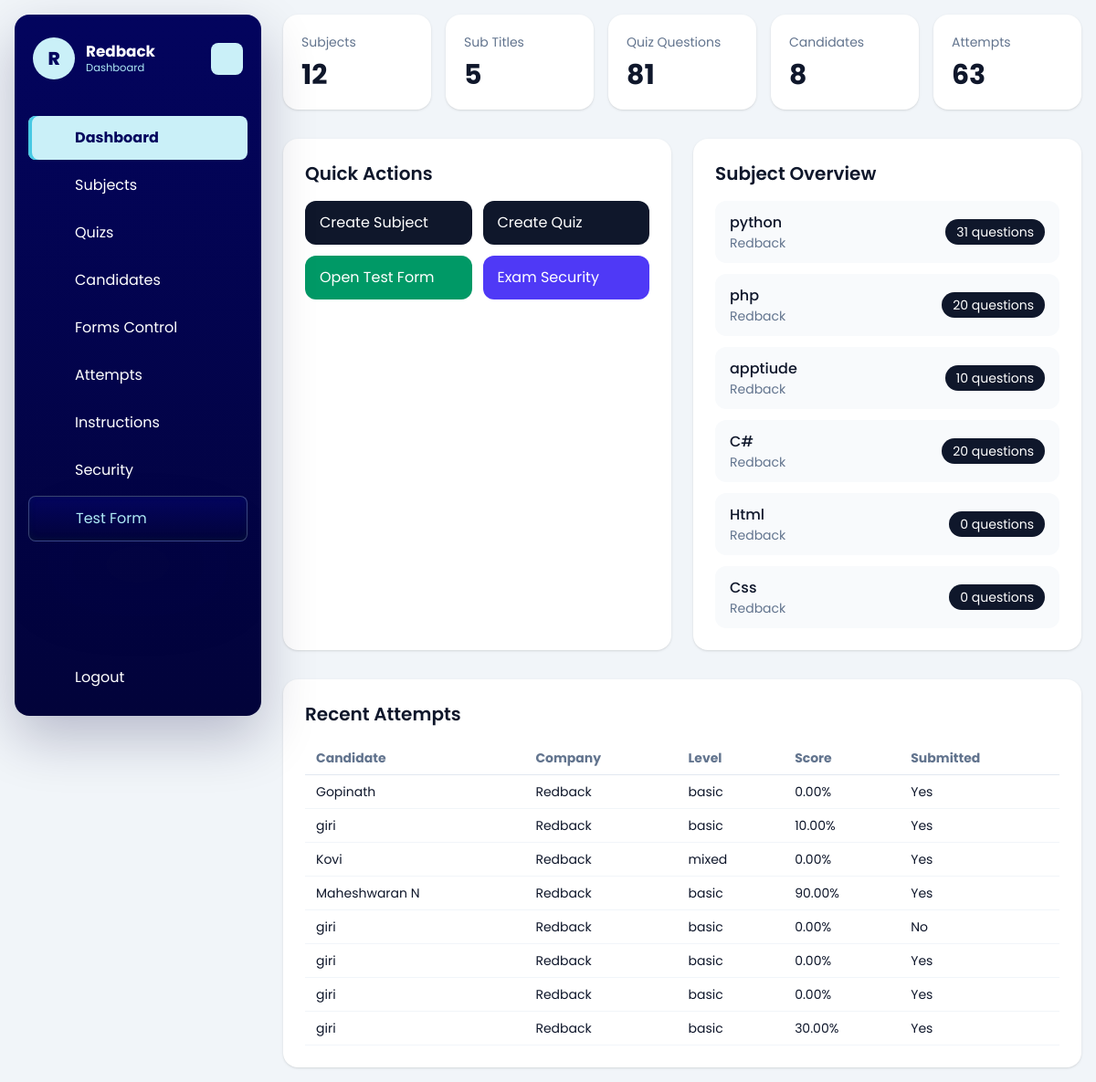
The app's page /dashboard/ (signed in), older data.
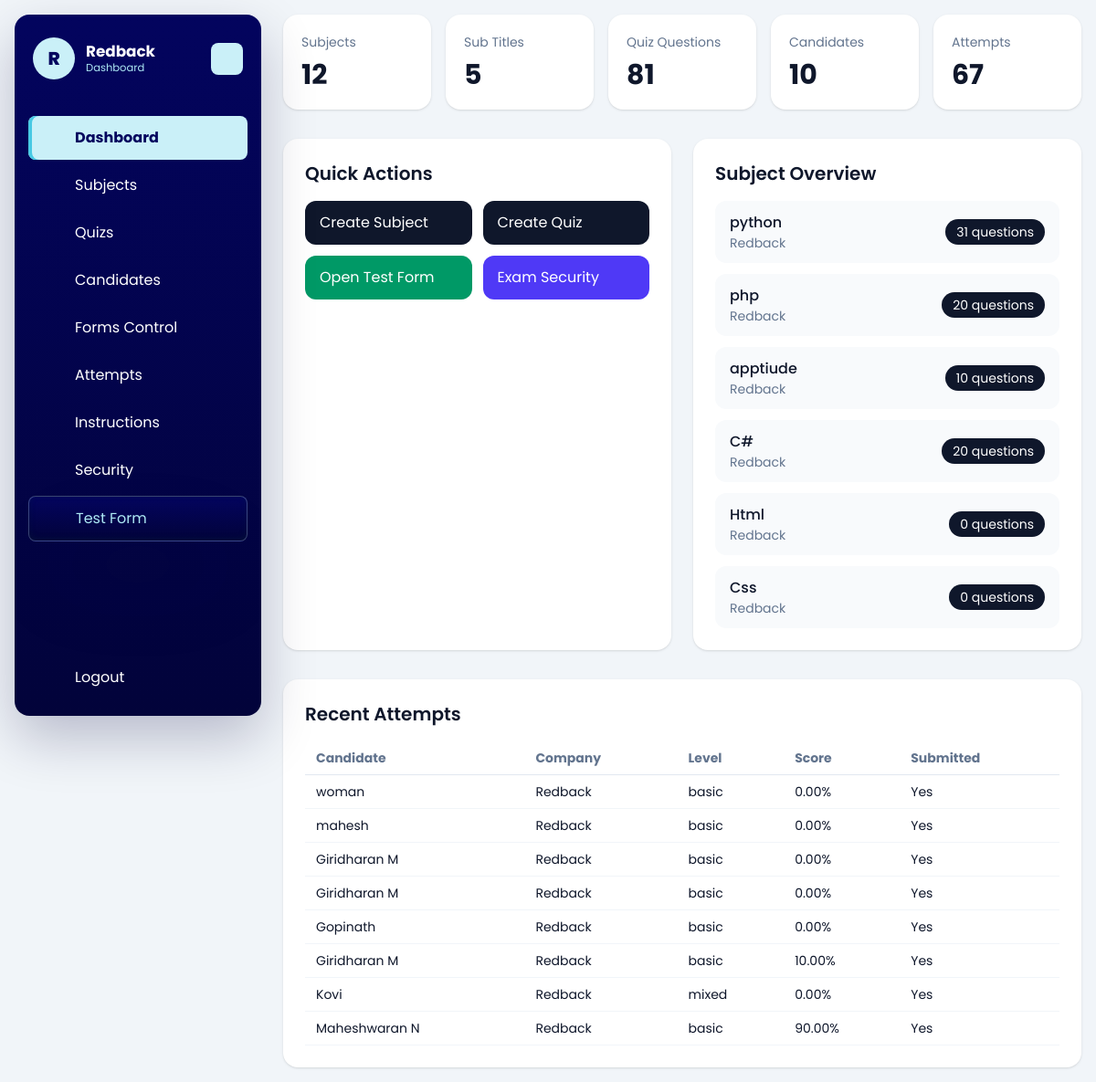
The same page, newer data.
### dashboard/models.py (models this page shows, shortened)
class TestSubject(models.Model):
    company = models.ForeignKey(Company, on_delete=models.CASCADE, related_name='subjects')
    subject = models.CharField(max_length=150)
    subject_svg = models.TextField(blank=True, null=True)
    created_at = models.DateTimeField(auto_now_add=True)
    class Meta:
        ordering = ['subject']
        unique_together = ('company', 'subject')

class Company(models.Model):
    name = models.CharField(max_length=150)
    image = models.ImageField(upload_to='company/', blank=True, null=True)
    email = models.EmailField(unique=True)
    password = models.CharField(max_length=128)
    is_active = models.BooleanField(default=True)
    test_instructions = models.TextField(
        default=DEFAULT_TEST_INSTRUCTIONS,
        blank=True,
        help_text='Instructions shown to candidates in the online test instructions drawer.',
    )
    allow_full_screen_lock = models.BooleanField(default=False)
    allow_pause_lock = models.BooleanField(default=False)
    allow_tab_switch_guard = models.BooleanField(default=False)
    allow_copy_paste_block = models.BooleanField(default=False)
    allow_right_click_disable = models.BooleanField(default=False)
    full_screen_lock = models.BooleanField(default=False)
    pause_lock = models.BooleanField(default=False)
    tab_switch_guard_enabled = models.BooleanField(default=False)
    copy_paste_block_enabled = models.BooleanField(default=False)
    right_click_disable_enabled = models.BooleanField(default=False)
    max_violation_warnings = models.PositiveIntegerField(default=3)
    exam_control_password = models.CharField(max_length=128, blank=True)
    created_at = models.DateTimeField(auto_now_add=True)
    updated_at = models.DateTimeField(auto_now=True)
    class Meta:
        ordering = ['name']
        verbose_name_plural = 'Companies'

### quiz/models.py (models this page shows, shortened)
class CandidateTestAttempt(models.Model):
    SESSION_SINGLE = 'single'
    SESSION_MULTI = 'multi'
    SESSION_CHOICES = [
        (SESSION_SINGLE, 'Single'),
        (SESSION_MULTI, 'Multi'),
    ]
    candidate = models.ForeignKey(Candidate, on_delete=models.CASCADE, related_name='attempts')
    company = models.ForeignKey(Company, on_delete=models.CASCADE, related_name='attempts')
    public_slug = models.CharField(max_length=190, unique=True, blank=True, db_index=True)
    session_type = models.CharField(max_length=10, choices=SESSION_CHOICES)
    level = models.CharField(max_length=20)
    question_count = models.PositiveIntegerField()
    duration_minutes = models.PositiveIntegerField()
    selected_subjects = models.JSONField(default=list, blank=True)
    selected_sub_titles = models.JSONField(default=list, blank=True)
    candidate_details_json = models.JSONField(default=dict, blank=True)
    answers_json = models.JSONField(default=list, blank=True)
    correct_count = models.PositiveIntegerField(default=0)
    wrong_count = models.PositiveIntegerField(default=0)
    percentage = models.DecimalField(max_digits=5, decimal_places=2, default=0)
    started_at = models.DateTimeField(blank=True, null=True)
    submitted_at = models.DateTimeField(blank=True, null=True)
    is_submitted = models.BooleanField(default=False)
    is_paused = models.BooleanField(default=False)
    paused_at = models.DateTimeField(blank=True, null=True)
    total_paused_seconds = models.PositiveIntegerField(default=0)
    full_screen_lock_enabled = models.BooleanField(default=False)
    pause_lock_enabled = models.BooleanField(default=False)
    tab_switch_guard_enabled = models.BooleanField(default=False)
    copy_paste_block_enabled = models.BooleanField(default=False)
    right_click_disable_enabled = models.BooleanField(default=False)
    max_violation_warnings = models.PositiveIntegerField(default=3)
    tab_switch_count = models.PositiveIntegerField(default=0)
    warning_count = models.PositiveIntegerField(default=0)
    last_violation_at = models.DateTimeField(blank=True, null=True)
    violation_log_json = models.JSONField(default=list, blank=True)
    created_at = models.DateTimeField(auto_now_add=True)
    class Meta:
        ordering = ['-created_at']

class Candidate(models.Model):
    name = models.CharField(max_length=150)
    email = models.EmailField()
    designation_tech = models.CharField(max_length=150)
    created_at = models.DateTimeField(auto_now_add=True)
    class Meta:
        ordering = ['name']

### dashboard/views.py (the view)
# urls.py: path('', views.dashboard_home, name='home'),
@company_login_required
def dashboard_home(request):
    company = request.company
    context = {
        'subject_count': TestSubject.objects.filter(company=company).count(),
        'subtitle_count': SubTitle.objects.filter(test_subject__company=company).count(),
        'quiz_count': Quiz.objects.filter(test_subject__company=company).count(),
        'candidate_count': Candidate.objects.filter(attempts__company=company).distinct().count(),
        'attempt_count': CandidateTestAttempt.objects.filter(company=company).count(),
        'subjects': TestSubject.objects.filter(company=company).select_related('company').annotate(
            quiz_total=Count('quizzes')
        )[:6],
        'recent_attempts': CandidateTestAttempt.objects.filter(company=company).select_related(
            'candidate', 'company'
        )[:8],
        'company': company,
    }
    return render(request, 'dashboard/home.html', context)

### dashboard/views.py (called while the page is built)
def get_logged_in_company(request):
    company_id = request.session.get('company_id')
    if not company_id:
        return None
    return Company.objects.filter(id=company_id, is_active=True).first()

def company_login_required(view_func):
    @wraps(view_func)
    def wrapper(request, *args, **kwargs):
        company = get_logged_in_company(request)
        if not company:
            return redirect(f"{reverse('dashboard:login')}?next={request.path}")
        request.company = company
        return view_func(request, *args, **kwargs)
    return wrapper

### templates/dashboard/home.html (shortened to what the changed rows need)
{% extends "base.html" %}
{% block content %}
<div id="dashboard-page-content">
<section class="grid gap-4 md:grid-cols-5">
    <div class="rounded-2xl bg-white p-5 shadow-sm">
        <p class="text-sm text-slate-500">Candidates</p>
        <p class="mt-2 text-3xl font-bold">{{ candidate_count }}</p>
    </div>
    <div class="rounded-2xl bg-white p-5 shadow-sm">
        <p class="text-sm text-slate-500">Attempts</p>
        <p class="mt-2 text-3xl font-bold">{{ attempt_count }}</p>
    </div>
</section>
<section class="mt-8 grid gap-6 lg:grid-cols-2">
    <div class="rounded-2xl bg-white p-6 shadow-sm">
        <div class="mb-4 flex items-center justify-between">
            <h2 class="text-xl font-semibold">Quick Actions</h2>
        </div>
    </div>
    <div class="rounded-2xl bg-white p-6 shadow-sm">
        <h2 class="text-xl font-semibold">Subject Overview</h2>
        <div class="mt-4 space-y-3">
            {% for subject in subjects %}
                <div class="flex items-center justify-between rounded-xl bg-slate-50 px-4 py-3">
                    <div>
                        <p class="font-medium">{{ subject.subject }}</p>
                        <p class="text-sm text-slate-500">{{ subject.company.name }}</p>
                    </div>
                    <span class="rounded-full bg-slate-900 px-3 py-1 text-sm text-white">{{ subject.quiz_total }} questions</span>
                </div>
            {% empty %}
                <p class="text-slate-500">No subjects created yet.</p>
            {% endfor %}
        </div>
    </div>
</section>
<section class="mt-8 rounded-2xl bg-white p-6 shadow-sm">
    <h2 class="text-xl font-semibold">Recent Attempts</h2>
    <div class="mt-4 overflow-x-auto">
        <table class="min-w-full text-left text-sm">
            <thead class="border-b border-slate-200 text-slate-500">
                <tr>
                    <th class="px-3 py-2">Candidate</th>
                    <th class="px-3 py-2">Company</th>
                    <th class="px-3 py-2">Level</th>
                    <th class="px-3 py-2">Score</th>
                    <th class="px-3 py-2">Submitted</th>
                </tr>
            </thead>
            <tbody>
                {% for attempt in recent_attempts %}
                    <tr class="border-b border-slate-100">
                        <td class="px-3 py-2">{{ attempt.candidate.name }}</td>
                        <td class="px-3 py-2">{{ attempt.company.name }}</td>
                        <td class="px-3 py-2">{{ attempt.level }}</td>
                        <td class="px-3 py-2">{{ attempt.percentage }}%</td>
                        <td class="px-3 py-2">{{ attempt.is_submitted|yesno:"Yes,No" }}</td>
                    </tr>
                {% empty %}
                    <tr>
                        <td colspan="5" class="px-3 py-6 text-center text-slate-500">No test attempts yet.</td>
                    </tr>
                {% endfor %}
            </tbody>
        </table>
    </div>
</section>
</div>
{% endblock %}

Row changes from the older to the newer data that the page shows:
no longer on this page (row unchanged): CandidateTestAttempt: candidate.name "giri", company.name "Redback", level "basic", percentage "0.00", is_submitted "No"
no longer on this page (row unchanged): CandidateTestAttempt: candidate.name "giri", company.name "Redback", level "basic", percentage "0.00", is_submitted "Yes"
no longer on this page (row unchanged): CandidateTestAttempt: candidate.name "giri", company.name "Redback", level "basic", percentage "0.00", is_submitted "Yes"
no longer on this page (row unchanged): CandidateTestAttempt: candidate.name "giri", company.name "Redback", level "basic", percentage "30.00", is_submitted "Yes"
added CandidateTestAttempt: candidate.name "woman", company.name "Redback", level "basic", percentage "0.00", is_submitted "Yes"
added CandidateTestAttempt: candidate.name "mahesh", company.name "Redback", level "basic", percentage "0.00", is_submitted "Yes"
added CandidateTestAttempt: candidate.name "Giridharan M", company.name "Redback", level "basic", percentage "0.00", is_submitted "Yes"
added CandidateTestAttempt: candidate.name "Giridharan M", company.name "Redback", level "basic", percentage "0.00", is_submitted "Yes"
changed through a linked row, CandidateTestAttempt (number 6 of 8 on the later page): candidate.name "giri" → "Giridharan M"
Text that changed along with them:
{{ candidate_count }}: "8" → "10"
{{ attempt_count }}: "63" → "67"
